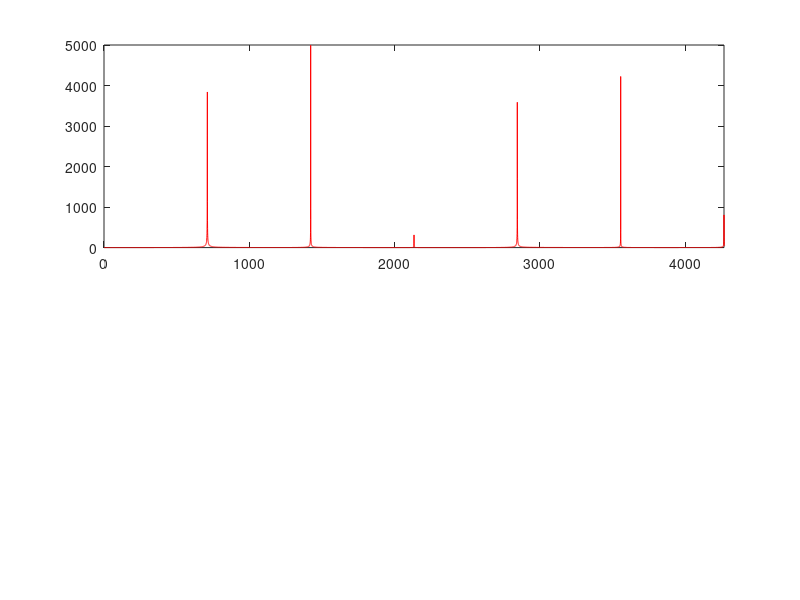

Write MATLAB code to recreate this figure.
clear all;
close all;
clc;

drawSpeed = 100000;
fs = 44100;
k = 1/fs;

lengthSound = fs*2;

% calculate wavespeed from number of points
Ninit = 31.0;
N = Ninit;

h = 1/N;
c = h/k;

% set physical parameters
rho = 7850;
r = 0.0005;
A = pi * r^2;
Tinit = c^2 * rho * A;

% recalculate h
h = c*k;
N = floor(1/h);
h = 1/N;

lambdaSq = (c*k/h)^2

% initialise states (including boundaries)
uNext = zeros(N+1, 1);
u = zeros(N+1, 1);

% excite
loc = 3/4;
hannRange = floor(N*loc - N/12):floor(N*loc + N/12);
u(hannRange) = hann(length(hannRange));
uPrev = u;

origHLocs = 0:h:1-h;

flag = false;
T = Tinit;

totEnergy1 = [];
kinEnergySave = zeros(N+1, 100);

kinEnergy = zeros(lengthSound, 1);
potEnergy = zeros(lengthSound, 1);
potEnergyBound = zeros(lengthSound, 1);
potEnergyBound2 = zeros(lengthSound, 1);

totEnergy = zeros(lengthSound, 1);

interpolationType = "linear";
uVirtualPrev = 0;
potEnergyRange = 1:N;
changeT = false;
L = 1;
for n = 1:lengthSound
    NPrev = N;
    if changeT
        T = Tinit * (1-0.5*n/lengthSound);
%         T = Tinit * ((1 - (n-10)/10) + 0.5^2 * (n-10)/10);
%         L = 1 + (n-10)/10;
    else
        T = T;
    end
    
    c = sqrt(T / (rho * A));
    h = c * k;
    
    N = round(10000 * L/h) / 10000;
    
    hSave(n) = h;
    hLocs = L:-h:0;
    
    lambdaSq =  c^2 * k^2 / h^2;
    range = 2:N;
  
    if abs(N - NPrev) > 1
        disp('too fast')
    end
    while N > length(uNext) - 1
        uNext = [0;uNext];
        u = [0;u];
        uPrev = [0;uPrev];
    end
    
    if N < NPrev
        uNext = uNext(2:end);
        u = u(2:end);
        uPrev = uPrev(2:end);
    end
      
    if hLocs(end) >= hSave(n)/2
        alpha = (hSave(n) - hLocs(end)) / hLocs(end);
        uVirtual = -alpha * u(1);
    else
        alpha = (2*hLocs(end)) / hSave(n);
        uVirtual = -(alpha * u(1) + (1-alpha) * u(2));
    end
    
    %% full string
    uNext(range) = (2-2*lambdaSq) * u(range) + lambdaSq * (u(range+1) + u(range-1)) - uPrev(range);
    uNext(1) = 2 * u(1) - uPrev(1) + lambdaSq * (u(2) - 2 * u(1) + uVirtual);

%     kinEnergy(n) = rho * A / 2 * h * sum((1/k * (u(range) - uPrev(range))).^2);
%     kinEnergyBound(n) = rho * A / 2 * h * (1/k * (u(1) - uPrev(1)))^2;

    kinEnergy(n) = rho * A / 2 * h * sum((1/k * (u - uPrev)).^2);
    potEnergy(n) = T / (2 * h) * sum((u(potEnergyRange+1) - u(potEnergyRange)) .* (uPrev(potEnergyRange+1) - uPrev(potEnergyRange)));
%     potEnergyBound(n) = (1+alpha) * T / (2 * h) * (u(1) - 0) .* (uPrev(1) - 0);
    potEnergyBound(n) = T / (2 * h * (Ninit - floor(Ninit))) * (u(1) - 0) * (uPrev(1) - 0);
%     potEnergyBound(n) = T / (2 * h * (1+alpha)) * (u(1) - uVirtual) * (uPrev(1) - uVirtualPrev);
    potEnergyBound2(n) = T / (2 * h) * (0 - uVirtual) * (0 - uVirtualPrev);
%     potEnergyBound(n) = (1 + alpha) * T / (2 * h) * sum((-uVirtual/alpha - 0) .* (-uVirtualPrev/alpha - 0));
    
    rOCkinEnergy(n) = rho * A * h / (2*k^3) * sum((uNext - 2 * u + uPrev) .* (uNext - uPrev));
    rOCpotEnergy(n) = -T / (2 * k * h) * sum((u(range+1) - 2 * u(range) + u(range-1)) .* (uNext(range) - uPrev(range)));
    rOCboundEnergy(n) = -T / (2 * k * h) * (u(2) - 2 * u(1) + uVirtual) * (uNext(1) - uPrev(1));
    rOCTotEnergy(n) = rOCkinEnergy(n) + rOCpotEnergy(n) + rOCboundEnergy(n);
    
    rOCpotTest(n) = T / (2 * k * h) * sum((uNext(potEnergyRange+1) - uNext(potEnergyRange) - uPrev(potEnergyRange+1) + uPrev(potEnergyRange)) .* (u(potEnergyRange+1) - u(potEnergyRange)));
    rOCpotTestBound(n) =  T / (2 * k * h) * (uNext(1) - uPrev(1)) * (u(1) - uVirtual);

    
    rOCTotEnergyTest(n) = rOCkinEnergy(n) + rOCpotTest(n) + rOCpotTestBound(n);
    totEnergy(n) = kinEnergy(n) + potEnergy(n) + potEnergyBound(n) + potEnergyBound2(n);

%     kinEnergy(n) = rho * A / 2 * h * sum((1/k * (u - uPrev)).^2);
    potEnergy(n) = T / (2 * h) * sum((u(2:N+1) - u(1:N)) .* (uPrev(2:N+1) - uPrev(1:N)));
    potEnergyBound(n) = 2 * T / (2 * h) * sum((u(1) - 0) .* (uPrev(1) - 0));
    scaling = ones(N+1, 1);
    scaling(1) = 0.5;
    
%     rOCpotRange = 2:N;
%     rOCkinEnergy(n) = h * rho * A / (2 * k^3) * sum(scaling .* (uNext - 2 * u + uPrev) .* (uNext - uPrev));
%     rOCpotEnergy(n) = h * T / (2*k*h^2) * sum((u(rOCpotRange+1) - 2 * u(rOCpotRange) + u(rOCpotRange-1))...
%         .* (uNext(rOCpotRange) - uPrev(rOCpotRange)));
%     boundaryEnergy(n) = -T / (4 * k * h)  * (uNext(1) - uPrev(1)) * (u(1) + u(2));
%     
    totEnergy(n) = kinEnergy(n) + potEnergy(n) + potEnergyBound(n);
        
    if mod(n, drawSpeed) == 0

%         subplot(3,1,1)
%         hold off;
        hold off;
        plot(flip(hLocs), u, '-', 'Linewidth', 1, 'Marker', '.', 'MarkerSize', 20, 'Color', [0,0,1])
        hold on; 
        grid on;
        xlim([0, L])
        ylim([-.6,.6])
%         title("Time step $n = $" + num2str(n) + "  Wave speed $c = $" + num2str(c) + "  No. points $N = $" + num2str(N), 'interpreter', 'latex');
     
        set(gca, 'Fontsize', 16);
        set(gca, 'Linewidth', 1)
        
        if n == 13
            disp("wait")
        end
%         scatter([hLocs(end)-hSave(n), hSave(n)-hLocs(end)], [uVirtual, -uVirtual], 400, 'k', 'o')
%         scatter(hLocs(end)-hSave(n), uVirtual, 'k', 'o')
%         
%         scatter(0, 0, 180, 'k', 'x')
%         text(hLocs(end) + h/8, u(1) - 0.05, '$u_0$', 'interpreter', 'latex', 'Fontsize', 26)
%         text(hLocs(end) + h/8 - h, uVirtual-0.05, '$u_{-1}$', 'interpreter', 'latex', 'Fontsize', 26)
%         text(hLocs(end) + h + h/8, u(2)-0.05, '$u_1$', 'interpreter', 'latex', 'Fontsize', 26)

%         xlim([-1.5*h, 4*h])
%         plot([hLocs(end) - hSave(n), 0], [uVirtual, 0], '--', 'Linewidth', 2, 'Color', 'b');

        if n == 13
            disp("wait")
        end
        
%         plot([hLocs(end) - hSave(n), h-hLocs(end)], [uVirtual, -uVirtual], '--', 'Linewidth', 2, 'Color', 'r');
      
        if n == 13
            disp("wait")
        end
        pause(0.5)
        
        
%         hold on;
%         plot([flip(h1Locs)], u1Plot);
%         scatter(origHLocs, zeros(length(origHLocs),1));
%         scatter(h-hLocs(end), -uVirtual, 18, 'k', 'o')
%         plot([hLocs(end) - hSave(n), h-hLocs(end)], [uVirtual, -uVirtual])
% %         xlim([-1.5*h, 4*h])
%         pause (0.25)
%         subplot(3,1,2)
%         plot(totEnergy(1:n) / totEnergy(1) - 1)
%         hold off;
%         plot(totROCEnergy(1:n))
%         hold on;
%         hold off;
%         plot(rOCkinEnergy(1:n))
%         hold on;
%        
%         plot(rOCpotTest(1:n))
%        plot(rOCTotEnergyTest)
      
%         plot(rOCkinEnergy(1:n))
%         plot(rOCpotEnergy(1:n))
%         plot(boundaryEnergy(1:n));
%         subplot(3,1,3)
%         plot(rOCkinEnergy(1:n) - rOCpotEnergy(1:n))
        drawnow;
    end
    
    uPrev = u;
    u = uNext;
    

    out(n) = uNext(floor(N - 10));
end
subplot(2,1,1)
% plot(out)

outfft = fft(out);
plot([0:lengthSound-1]'*fs/lengthSound, abs(outfft), 'r');
xlim([0 3*c/L])
c/2